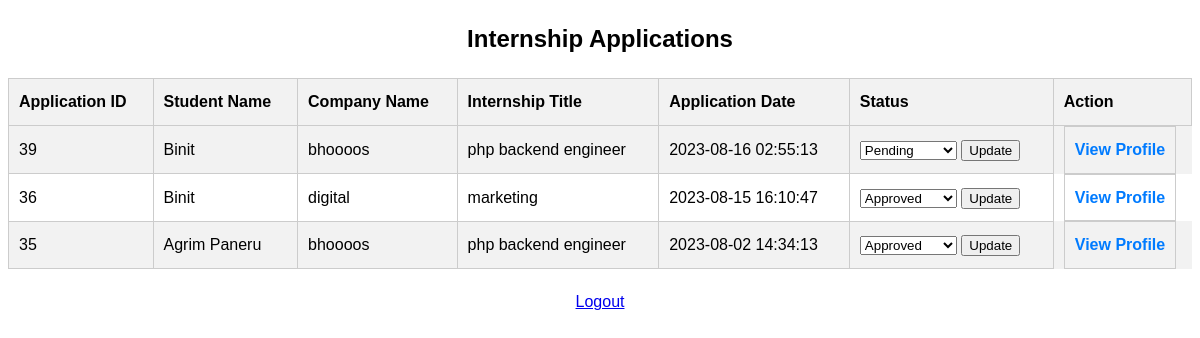
Screenshot of /admin.php (signed in) with the database file from the repository.
### tables this page shows
CREATE TABLE `applications` (
  `application_id` int(11) NOT NULL,
  `student_id` int(11) DEFAULT NULL,
  `internship_id` int(11) DEFAULT NULL,
  `application_date` timestamp NOT NULL DEFAULT current_timestamp(),
  `status` enum('pending','approved','disapproved') DEFAULT NULL,
  `company_id` int(11) DEFAULT NULL
);

CREATE TABLE `students` (
  `student_id` int(11) NOT NULL,
  `user_id` int(11) DEFAULT NULL,
  `name` varchar(50) NOT NULL,
  `email` varchar(50) NOT NULL,
  `phone` varchar(50) NOT NULL,
  `gender` enum('male','female','other') NOT NULL,
  `skills` text NOT NULL,
  `department` varchar(255) NOT NULL,
  `dob` date NOT NULL,
  `status` varchar(20) NOT NULL,
  `year_of_study` varchar(10) NOT NULL,
  `created_at` timestamp NOT NULL DEFAULT current_timestamp(),
  `profile_picture` varchar(255) DEFAULT NULL,
  `cv` varchar(255) DEFAULT NULL
);

CREATE TABLE `company` (
  `company_id` int(11) NOT NULL,
  `user_id` int(11) NOT NULL,
  `name` varchar(100) NOT NULL,
  `address` varchar(255) NOT NULL,
  `contact_person` varchar(50) NOT NULL,
  `email` varchar(50) NOT NULL,
  `phone` varchar(20) NOT NULL,
  `website` varchar(100) DEFAULT NULL,
  `created_at` timestamp NOT NULL DEFAULT current_timestamp()
);

CREATE TABLE `internships` (
  `internship_id` int(11) NOT NULL,
  `admin_id` int(11) DEFAULT NULL,
  `title` varchar(255) DEFAULT NULL,
  `company_name` varchar(50) NOT NULL,
  `description` text DEFAULT NULL,
  `start_date` date DEFAULT NULL,
  `end_date` date DEFAULT NULL,
  `status` enum('open','closed') DEFAULT NULL,
  `duration` varchar(50) DEFAULT NULL,
  `salary` varchar(20) DEFAULT NULL,
  `location` varchar(50) DEFAULT NULL,
  `company_id` int(11) NOT NULL
);

### admin.php (the view, shortened to what this page needs)
<?php
require_once 'config.php';
$sql = "SELECT applications.*, students.name, internships.title, company.name AS company_name
        FROM applications
        INNER JOIN students ON applications.student_id = students.student_id
        INNER JOIN internships ON applications.internship_id = internships.internship_id
        INNER JOIN company ON applications.company_id = company.company_id
        ORDER BY application_id DESC";
$result = mysqli_query($conn, $sql);
$applications = mysqli_fetch_all($result, MYSQLI_ASSOC);
?>
<!DOCTYPE html>
<html>
<head>
</head>
<body>
    <h2>Internship Applications</h2>
    <table>
        <tr>
            <th>Application ID</th>
            <th>Student Name</th>
            <th>Company Name</th>
            <th>Internship Title</th>
            <th>Application Date</th>
            <th>Status</th>
            <th>Action</th>
        </tr>
        <?php foreach ($applications as $application) { ?>
            <tr>
                <td><?php echo $application['application_id']; ?></td>
                <td><?php echo $application['name']; ?></td>
                <td><?php echo $application['company_name']; ?></td>
                <td><?php echo $application['title']; ?></td>
                <td><?php echo $application['application_date']; ?></td>
                <td>
                    <form class="status-update-form" method="POST" action="">
                        <select name="status">
                            <option value="pending" <?php if ($application['status'] === 'pending') echo 'selected'; ?>>Pending</option>
                            <option value="approved" <?php if ($application['status'] === 'approved') echo 'selected'; ?>>Approved</option>
                        </select>
                        <button type="submit">Update</button>
                    </form>
                </td>
                <td class="view-profile-link">
                    <a href="profile.php?student_id=<?php echo $application['student_id']; ?>">View Profile</a>
                </td>
            </tr>
        <?php } ?>
    </table>
    <div class="logout-link">
        <a href="logout.php">Logout</a>
    </div>
</body>
</html>

### admin.php (style rules this page uses)
body { font-family: Arial, sans-serif; line-height: 1.6; }
h2 { margin: 20px 0; text-align: center; }
table { width: 100%; border-collapse: collapse; }
th, td { border: 1px solid #ccc; padding: 10px; text-align: left; }
th { background-color: #f2f2f2; }
tr:nth-child(even) { background-color: #f2f2f2; }
.status-update-form { display: inline-block; }
.view-profile-link { display: inline-block; margin-left: 10px; }
.view-profile-link a { text-decoration: none; color: #007BFF; font-weight: bold; }
.logout-link { display: block; margin-top: 20px; text-align: center; }

### rows the page displays
applications: application_id "39", student.name "Binit", company.name "bhoooos", internship.title "php backend engineer", application_date "2023-08-16 02:55:13", status "Pending"
applications: application_id "36", student.name "Binit", company.name "digital", internship.title "marketing", application_date "2023-08-15 16:10:47", status "Approved"
applications: application_id "35", student.name "Agrim Paneru", company.name "bhoooos", internship.title "php backend engineer", application_date "2023-08-02 14:34:13", status "Approved"
